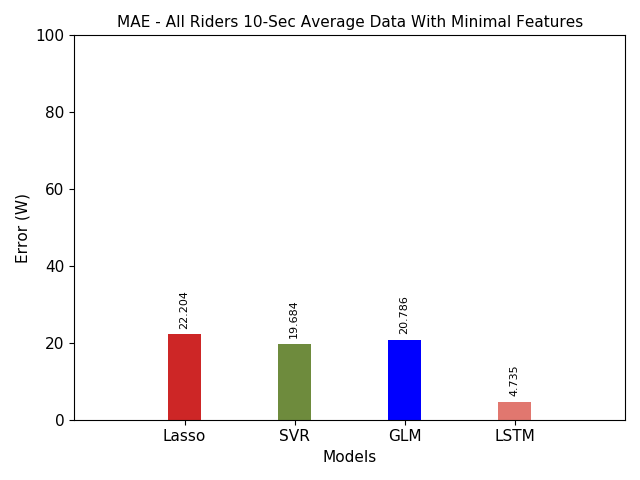

This figure's Python source:
import numpy as np
import pandas as pd
import matplotlib.pyplot as plt

lasso = 22.203577214144577
svr= 19.684105187435144
glm = 20.78578126229175
lstm = 4.7353603738656922# 0.7353603738656922
strava = 41.87989002910174
             

error = [lasso,svr,glm,lstm] #,strava

X=np.arange(1,5)
plt.axis([0,5,0,100])
bar1=plt.bar(X, error, color=['#CD2626','#6E8B3D','Blue','#e1776f'], width = 0.3) #,'#a62b65'
plt.xticks(X,['Lasso','SVR','GLM','LSTM'], fontsize=11) #,'Strava'
plt.yticks(fontsize=11)
#print(max(svr_min_rmse_sensor))
#plt.ylim((0,max(max(svr_min_rmse_sensor))))

for i,v in enumerate(error):
    plt.text(bar1[i].get_xy()[0] +.1 , v+2, str(round(v,3)),rotation=90,color='black',fontsize=8)
    
plt.title('MAE - All Riders 10-Sec Average Data With Minimal Features',fontsize=11)
plt.ylabel('Error (W)',fontsize=11)
plt.xlabel('Models',fontsize=11)
plt.tight_layout()
plt.savefig('plot_alldata_mae_min10.png')

plt.show()
